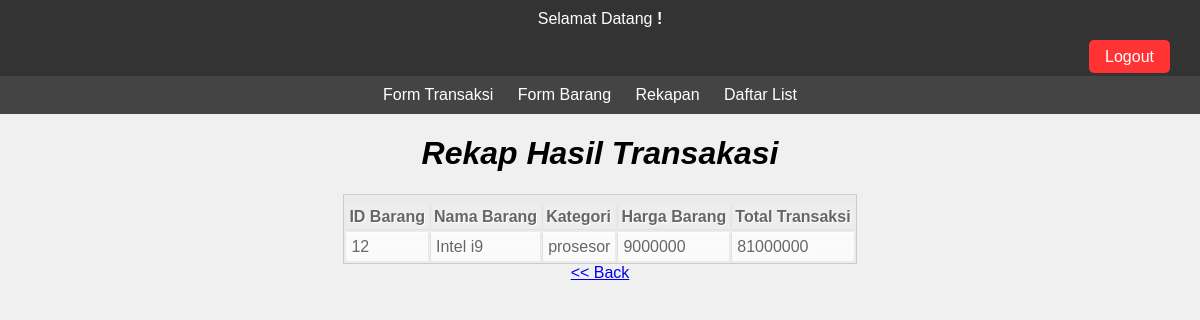
/barang/rekap.php, run on the app's committed database.
### tables this page shows
CREATE TABLE `barang` (
  `id_barang` int(6) UNSIGNED NOT NULL,
  `nama_barang` varchar(50) NOT NULL,
  `harga_barang` varchar(30) NOT NULL,
  `kategori` varchar(30) NOT NULL
);

### barang/rekap.php (the view, shortened to what this page needs)
<!DOCTYPE html>
<html lang="en">
<head>
    <link rel="stylesheet" href="../style.css">
</head>
<body>
<div id="header">
	<tr>Selamat Datang <b><?php echo $_SESSION['username']; ?>!</b></tr>
	<tr><div id="logout-container" align="right"><a id="logout-link" href="../logout.php">Logout</a></div></tr>
</div>
<div id="nav">
    <a href="../transaksi/index.php">Form Transaksi</a>
    <a href="../barang/input_barang.php">Form Barang</a>
    <a href="../barang/rekap.php">Rekapan</a>
    <a href="../barang/daftarlist.php">Daftar List</a>
</div>
<div align="center">
    <h1>Rekap Hasil Transakasi</h1>
    <table>
        <tr>
            <th>ID Barang</th>
            <th>Nama Barang</th>
            <th>Kategori</th>
            <th>Harga Barang</th>
            <th>Total Transaksi</th>
        </tr>
        <?php
        include("../koneksi.php");
        $sql = "SELECT barang.id_barang, barang.nama_barang, barang.kategori, barang.harga_barang,
        COALESCE(SUM(transaksi.subtotal), 0) AS total
        FROM barang
        INNER JOIN transaksi ON barang.nama_barang = transaksi.nama_barang
        GROUP BY barang.id_barang, barang.nama_barang, barang.kategori, barang.harga_barang";
        $result = $conn->query($sql);
        if ($result->num_rows > 0) {
            while ($row = $result->fetch_assoc()) {
                echo "<tr>";
                echo "<td>".$row['id_barang']."</td>";
                echo "<td>".$row['nama_barang']."</td>";
                echo "<td>".$row['kategori']."</td>";
                echo "<td>".$row['harga_barang']."</td>";
                echo "<td>".$row['total']."</td>";
                echo "</tr>";
            }
        } else {
            echo "<tr><td colspan='4'>No data found</td></tr>";
        }
        ?>
    </table>
    <a href="../transaksi/index.php" > &lt;&lt; Back</a>
    </div>
</body>
</html>

### style.css (style rules this page uses)
h1 { font-family: sans-serif; font-style: italic; }
body { background-color: #f0f0f0; font-family: Arial, sans-serif; margin: 0; padding: 0; }
#header { background-color: #333; color: #fff; padding: 10px; text-align: center; }
#nav { background-color: #444; color: #fff; padding: 10px; text-align: center; }
#nav a { color: #fff; text-decoration: none; margin-right: 20px; transition: color 0.3s ease-in-out; }
#logout-container { margin-top: 20px; margin-right: 20px; }
#logout-link { background-color: #ff3333; color: #fff; padding: 8px 16px; border-radius: 5px; text-decoration: none; transition: background-color 0.3s ease-in-out; }
table { font-family: Arial, Helvetica, sans-serif; color: #666; text-shadow: 1px 1px 0px #fff; background: #eaebec; border: #ccc 1px solid; padding-top:8px; }
table th { padding: 3px 3px; border-left:1px solid #e0e0e0; border-bottom: 1px solid #e0e0e0; background: #ededed; }
table th:first-child { border-left:none; }
table tr { text-align: left; padding-left: 5px; }
table td:first-child { text-align: left; padding-left: 5px; border-left: 0; }
table td { padding: 5px 5px; border-top: 1px solid #ffffff; border-bottom: 1px solid #e0e0e0; border-left: 1px solid #e0e0e0; background: #fafafa; background: -webkit-gradient(linear, left top, left bottom, from(#fbfbfb), to(#fafafa)); background: -moz-linear-gradient(top, #fbfbfb, #fafafa); }
table tr:last-child td { border-bottom: 0; }
table tr:last-child td:first-child { -moz-border-radius-bottomleft: 3px; -webkit-border-bottom-left-radius: 3px; border-bottom-left-radius: 3px; }
table tr:last-child td:last-child { -moz-border-radius-bottomright: 3px; -webkit-border-bottom-right-radius: 3px; border-bottom-right-radius: 3px; }

### data on the page
barang: id_barang "12", nama_barang "Intel i9", kategori "prosesor", harga_barang "9000000", total "81000000"
